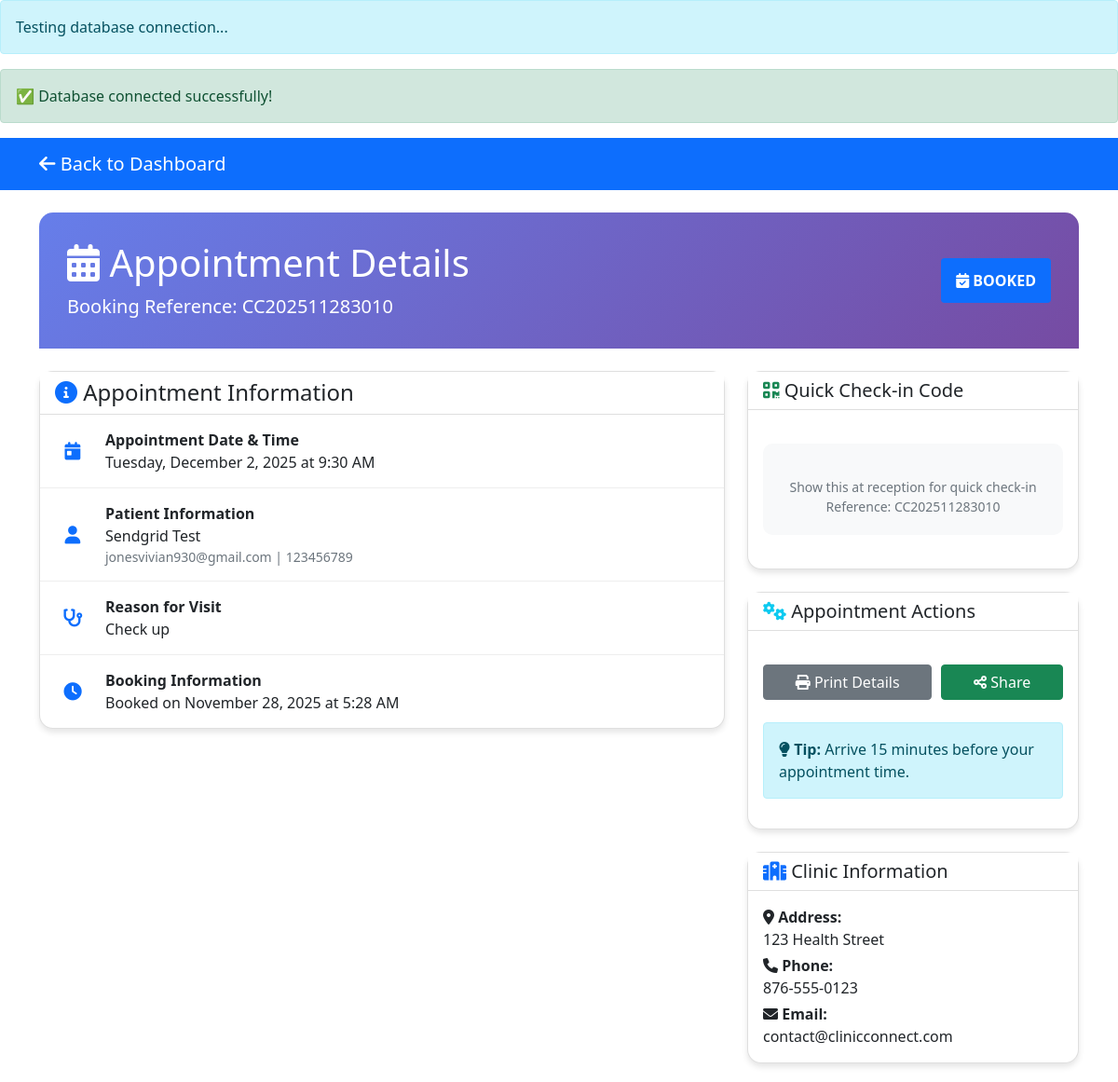
The page /patientdashboard/view.php?ref=CC202511283010 on the database as committed earlier.
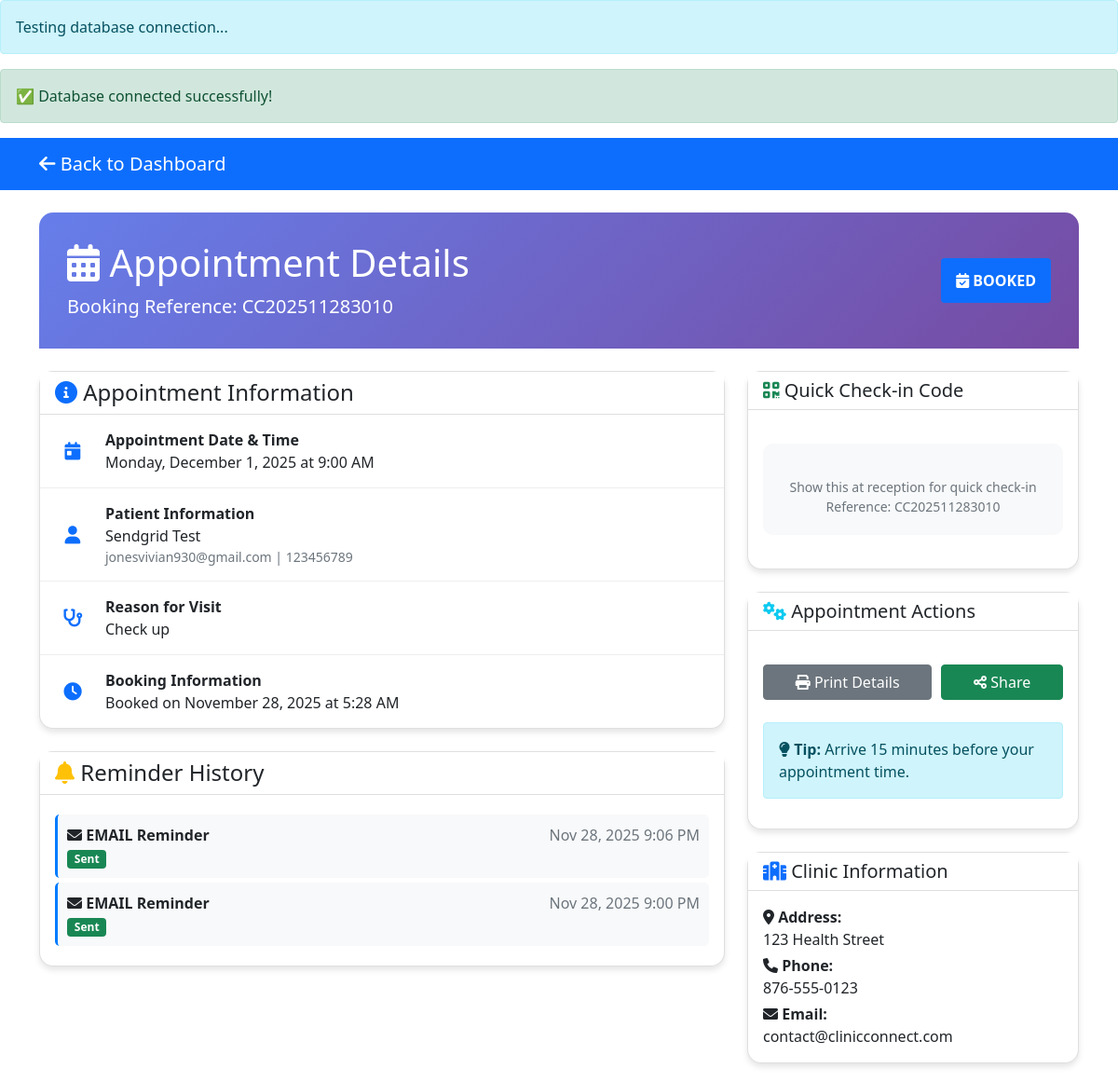
The same page on the database as committed later.
### tables this page shows
CREATE TABLE `appointments` (
  `id` int(11) NOT NULL,
  `patient_name` varchar(255) NOT NULL,
  `patient_email` varchar(255) DEFAULT NULL,
  `patient_phone` varchar(20) DEFAULT NULL,
  `appointment_date` date NOT NULL,
  `appointment_time` time NOT NULL,
  `reason` text DEFAULT NULL,
  `status` varchar(20) DEFAULT 'booked',
  `booking_reference` varchar(50) DEFAULT NULL,
  `created_at` timestamp NOT NULL DEFAULT current_timestamp(),
  `reminder_sent` tinyint(1) DEFAULT 0,
  `reminder_sent_at` datetime DEFAULT NULL
);

CREATE TABLE `reminder_logs` (
  `id` int(11) NOT NULL,
  `appointment_id` int(11) NOT NULL,
  `reminder_type` enum('email','sms') NOT NULL,
  `sent_at` datetime NOT NULL,
  `status` enum('sent','failed') NOT NULL,
  `error_message` text DEFAULT NULL,
  `created_at` timestamp NOT NULL DEFAULT current_timestamp()
);

### patientdashboard/view.php (the view, shortened to what the changed rows need)
<?php
include '../includes/config.php';
$is_guest = isset($_SESSION['guest_ref']);
$booking_ref = $is_guest ? $_SESSION['guest_ref'] : ($_GET['ref'] ?? '');
if ($is_guest) {
    $stmt = $pdo->prepare("SELECT * FROM appointments WHERE booking_reference = ?");
    $stmt->execute([$booking_ref]);
    $appointment = $stmt->fetch();
} else {
    $user_email = $_SESSION['user']['email'];
    $stmt = $pdo->prepare("SELECT * FROM appointments WHERE booking_reference = ? AND patient_email = ?");
    $stmt->execute([$booking_ref, $user_email]);
    $appointment = $stmt->fetch();
}
$stmt = $pdo->prepare("SELECT * FROM reminder_logs WHERE appointment_id = ? ORDER BY sent_at DESC");
$stmt->execute([$appointment['id']]);
$reminder_logs = $stmt->fetchAll();
$appointment_date = date('l, F j, Y', strtotime($appointment['appointment_date']));
$appointment_time = date('g:i A', strtotime($appointment['appointment_time']));
$created_date = date('F j, Y', strtotime($appointment['created_at']));
$created_time = date('g:i A', strtotime($appointment['created_at']));
$status_badges = [
    'booked' => ['class' => 'primary', 'icon' => 'calendar-check'],
    'cancelled' => ['class' => 'danger', 'icon' => 'times-circle'],
    'completed' => ['class' => 'success', 'icon' => 'check-circle'],
    'no-show' => ['class' => 'warning', 'icon' => 'exclamation-triangle']
];
$status_info = $status_badges[$appointment['status']] ?? ['class' => 'secondary', 'icon' => 'question-circle'];
?>
<!DOCTYPE html>
<html lang="en">
<head>
    <link href="https://cdn.jsdelivr.net/npm/bootstrap@5.1.3/dist/css/bootstrap.min.css" rel="stylesheet">
    <link rel="stylesheet" href="https://cdnjs.cloudflare.com/ajax/libs/font-awesome/6.0.0/css/all.min.css">
</head>
<body>
    <div class="container mt-4">
        <div class="header-section">
            <div class="row align-items-center">
                <div class="col-md-8">
                    <h1><i class="fas fa-calendar-alt"></i> Appointment Details</h1>
                    <p class="lead mb-0">Booking Reference: <strong><?= $appointment['booking_reference'] ?></strong></p>
                </div>
                <div class="col-md-4 text-end">
                    <span class="badge bg-<?= $status_info['class'] ?> fs-6 p-3">
                        <i class="fas fa-<?= $status_info['icon'] ?>"></i>
                        <?= strtoupper($appointment['status']) ?>
                    </span>
                </div>
            </div>
        </div>
        <div class="row mt-4">
            <div class="col-lg-8">
                <div class="card detail-card">
                    <div class="card-body p-0">
                        <div class="info-item">
                            <div class="info-icon text-primary">
                                <i class="fas fa-calendar-day"></i>
                            </div>
                            <div>
                                <strong>Appointment Date & Time</strong><br>
                                <?= $appointment_date ?> at <?= $appointment_time ?>
                            </div>
                        </div>
                        <div class="info-item">
                            <div class="info-icon text-primary">
                                <i class="fas fa-user"></i>
                            </div>
                            <div>
                                <strong>Patient Information</strong><br>
                                <?= htmlspecialchars($appointment['patient_name']) ?><br>
                                <small class="text-muted">
                                    <?= htmlspecialchars($appointment['patient_email']) ?> |
                                    <?= htmlspecialchars($appointment['patient_phone']) ?>
                                </small>
                            </div>
                        </div>
                        <div class="info-item">
                            <div class="info-icon text-primary">
                                <i class="fas fa-stethoscope"></i>
                            </div>
                            <div>
                                <strong>Reason for Visit</strong><br>
                                <?= htmlspecialchars($appointment['reason'] ?: 'General Checkup') ?>
                            </div>
                        </div>
                        <div class="info-item">
                            <div class="info-icon text-primary">
                                <i class="fas fa-clock"></i>
                            </div>
                            <div>
                                <strong>Booking Information</strong><br>
                                Booked on <?= $created_date ?> at <?= $created_time ?>
                            </div>
                        </div>
                    </div>
                </div>
                <?php if (!empty($reminder_logs)): ?>
                <div class="card detail-card mt-4">
                    <div class="card-header bg-white">
                        <h4 class="mb-0">
                            <i class="fas fa-bell text-warning"></i> Reminder History
                        </h4>
                    </div>
                    <div class="card-body">
                        <?php foreach ($reminder_logs as $log): ?>
                        <div class="reminder-log log-<?= $log['reminder_type'] ?>">
                            <div class="d-flex justify-content-between">
                                <div>
                                    <i class="fas fa-<?= $log['reminder_type'] == 'email' ? 'envelope' : 'sms' ?>"></i>
                                    <strong><?= strtoupper($log['reminder_type']) ?> Reminder</strong>
                                </div>
                                <div class="text-muted">
                                    <?= date('M j, Y g:i A', strtotime($log['sent_at'])) ?>
                                </div>
                            </div>
                            <div class="mt-1">
                                <span class="badge bg-<?= $log['status'] == 'sent' ? 'success' : 'danger' ?>">
                                    <?= ucfirst($log['status']) ?>
                                </span>
                            </div>
                        </div>
                        <?php endforeach; ?>
                    </div>
                </div>
                <?php endif; ?>
            </div>
            <div class="col-lg-4">
                <div class="card detail-card">
                    <div class="card-body text-center">
                        <div class="qr-code">
                            <p class="mt-3 mb-0">
                                <small class="text-muted">
                                    Show this at reception for quick check-in<br>
                                    Reference: <?= $appointment['booking_reference'] ?>
                                </small>
                            </p>
                        </div>
                    </div>
                </div>
            </div>
        </div>
    </div>
</body>
</html>

Rows that differ between the two databases and show on the page:
changed appointments "CC202511283010": appointment_date "Tuesday, December 2, 2025" → "Monday, December 1, 2025"; appointment_time "9:30 AM" → "9:00 AM"
added reminder_logs: reminder_type "EMAIL", sent_at "Nov 28, 2025 9:06 PM", status "Sent"
added reminder_logs: reminder_type "EMAIL", sent_at "Nov 28, 2025 9:00 PM", status "Sent"
Other text that changed with them:
text now shown: "Reminder History"
